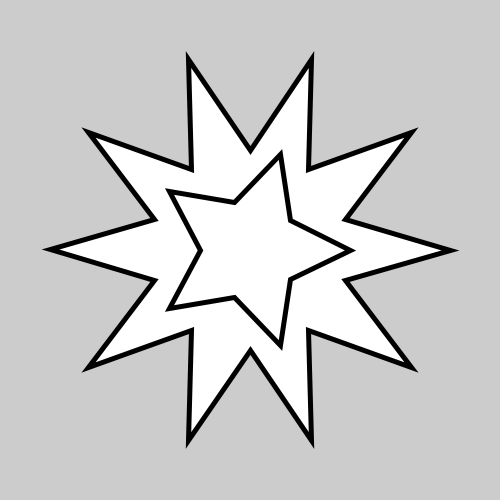
Frame 1 (no input)
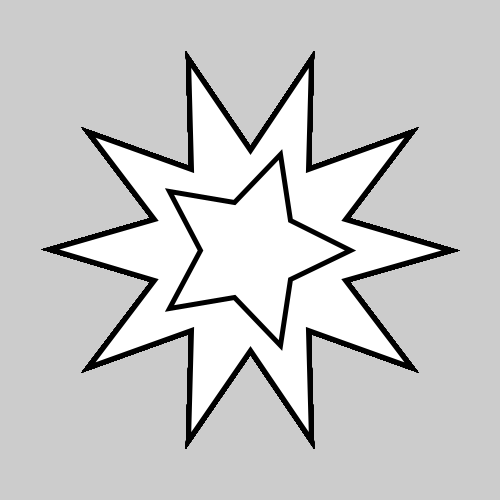
Frame 60 (the mouse pressed at the canvas centre just before this capture)
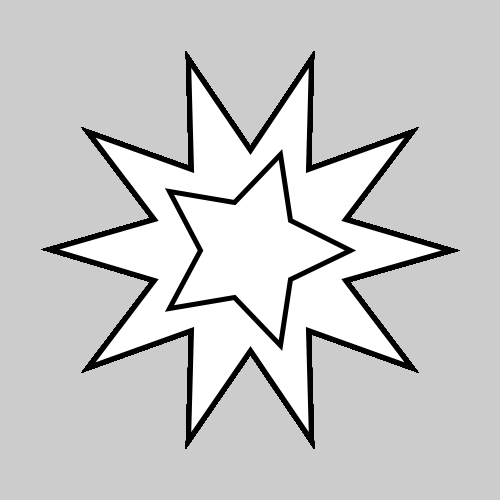
Frame 120 (the mouse held since frame 60 and released just before this capture)

The Processing sketch that drew these frames (run headless with seeded random() and noise(); from frame 60 on, the mouse is pressed at the canvas centre):

// Processing sketch: DrawStar
// ── DrawStar.pde
void setup() {
  size(500, 500);
  strokeWeight(5);
}

void draw() {
  drawStar(250, 250, 200, 100, 0, 10);
  drawStar(250, 250, 100, 50, 0, 5);
}

void drawStar(int x, int y, int r1, int r2, float angle, int numOfOuterPoints) {
  float theta = 0;
  beginShape();
  for(int i = 0; i < numOfOuterPoints; i++) {
    vertex(x + r1 * cos(theta + angle), y + r1 * sin(theta + angle));
    theta += PI / numOfOuterPoints;
    vertex(x + r2 * cos(theta + angle), y + r2 * sin(theta + angle));
    theta += PI / numOfOuterPoints;
  }
  endShape(CLOSE);
}
